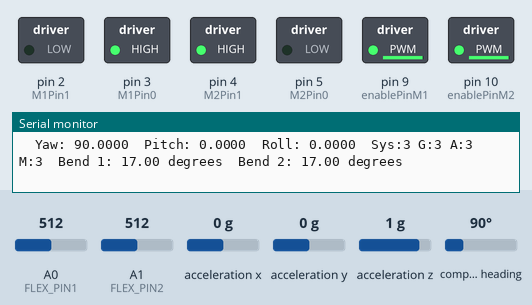
A sketch run on a simulated Arduino Uno, built with avr-gcc and run on an emulated ATmega328P. Shown: switched loads named in the sketch (green lamp = pin HIGH), the last lines printed to the serial monitor. Inputs (shaded band) come from the test bench; at power-on: acceleration y 0 g, compass heading 90°, A0 (FLEX_PIN1) = 512, A1 (FLEX_PIN2) = 512, acceleration x 0 g, acceleration z 1 g.

Above: at 2.8 s.
2.9 s: acceleration y set to -1.4 g
At 4.1 s:
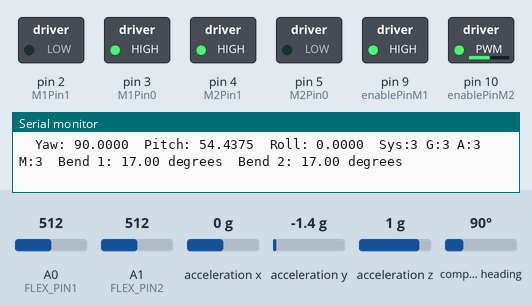
4.4 s: compass heading set to 11°
At 5.7 s:
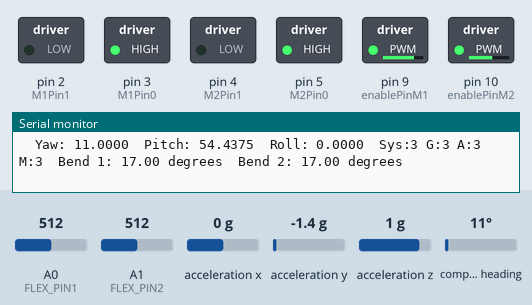
6.0 s: compass heading set to 8°
At 7.3 s:
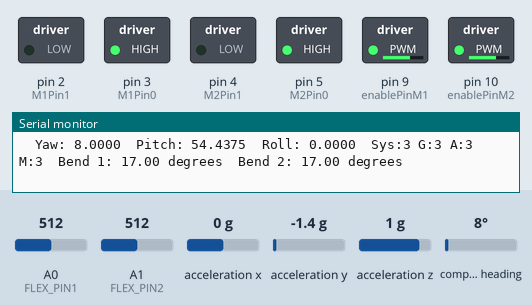
7.6 s: A0 (FLEX_PIN1) set to 430
10.6 s: A0 (FLEX_PIN1) set to 414
At 11.0 s:
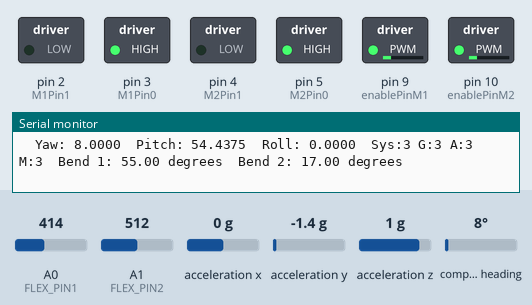
12.1 s: A1 (FLEX_PIN2) set to 545
Timing chart, 0 to 15.1 s (numbered marks = the images above; inputs shaded):
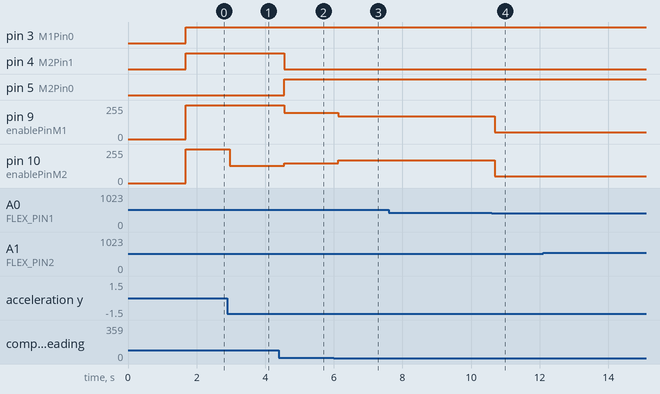

The sketch:

TankDriveBNO055.ino
```cpp
/*
 * Irene Terpstra
 * Team Handroid 
 * 7/21/17 
 * Code for 2-4 wheel tank drive with BNO055 + flex sensors 
 */

#include <Wire.h>
#include <Adafruit_Sensor.h>
#include <Adafruit_BNO055.h>
#include <utility/imumaths.h>

const int FLEX_PIN1 = A0; // Pin connected to voltage divider output
const int FLEX_PIN2 = A1; // Pin connected to voltage divider output
// Measure the voltage at 5V and the actual resistance of your
// 47k resistor, and enter them below:
const float VCC = 4.98; // Measured voltage of Ardunio 5V line
const float R_DIV = 47500.0; // Measured resistance of 3.3k resistor
const float STRAIGHT_RESISTANCE = 37300.0; // resistance when straight
const float BEND_RESISTANCE = 90000.0; // resistance at 90 deg
int minBend = -20;
int maxBend = 95;

int M1Pin1 = 2;    // H-bridge leg 1 (pin 2, 1A)
int M1Pin0 = 3;    // H-bridge leg 1 (pin 2, 1A)
int M2Pin1 = 4;
int M2Pin0 = 5;
int enablePinM1 = 9;    // H-bridge enable pin
int enablePinM2 = 10;    // H-bridge enable pin

double r = 0; // roll
double p = 0; // pitch
double y = 0; // yaw / spin

double BX;
double BY;
double BZ;

int LM = 0;
int RM = 0;

int BNO055_SAMPLERATE_DELAY_MS = 100;

Adafruit_BNO055 bno = Adafruit_BNO055(55);

/**************************************************************************/
/*
    Displays some basic information on this sensor from the unified
    sensor API sensor_t type (see Adafruit_Sensor for more information)
*/
/**************************************************************************/
void displaySensorDetails(void)
{
  sensor_t sensor;
  bno.getSensor(&sensor);
  Serial.println("------------------------------------");
  Serial.print  ("Sensor:       "); Serial.println(sensor.name);
  Serial.print  ("Driver Ver:   "); Serial.println(sensor.version);
  Serial.print  ("Unique ID:    "); Serial.println(sensor.sensor_id);
  Serial.print  ("Max Value:    "); Serial.print(sensor.max_value); Serial.println(" xxx");
  Serial.print  ("Min Value:    "); Serial.print(sensor.min_value); Serial.println(" xxx");
  Serial.print  ("Resolution:   "); Serial.print(sensor.resolution); Serial.println(" xxx");
  Serial.println("------------------------------------");
  Serial.println("");
  delay(500);
}

/**************************************************************************/
/*
    Display sensor calibration status
*/
/**************************************************************************/
void displayCalStatus(void)
{
  /* Get the four calibration values (0..3) Any sensor data reporting 0 should be ignored, 3 means 'fully calibrated" */
  uint8_t system, gyro, accel, mag;
  system = gyro = accel = mag = 0;
  bno.getCalibration(&system, &gyro, &accel, &mag);

  /* The data should be ignored until the system calibration is > 0 */
  Serial.print("\t");
  if (!system)
  {
    Serial.print("! ");
  }

  /* Display the individual values */
  Serial.print("Sys:");
  Serial.print(system, DEC);
  Serial.print(" G:");
  Serial.print(gyro, DEC);
  Serial.print(" A:");
  Serial.print(accel, DEC);
  Serial.print(" M:");
  Serial.print(mag, DEC);
}

/*  Convert yaw, pitch, and roll into [-100,100] r, p, and y values*/
int convertToPower(double input){
  int output = 0;
  if (input <= 45 || input >= -45){
    if (input >= 10){
      output = map(input, 0, 45, 0, 50); // ((roll - 10) / 90); // o => [0,50]
    } else if (input <= -10){
      output = map(input, -45, 0, -50, 0); // ((roll + 10) / 90); // o => [-50,0]
    }
  } else {
    if (input > 0){
      output = 50;
    } else {
      output = -50;
    }
  }

  return output;
}

/* Motpr power function*/
void motorWrapper(int motorPower, int motor, int pin1, int pin0){
  int power;
  if (motorPower >= 0){
    power = map (motorPower, 0, 101, 50, 255); //(motorPower / 2) * 255; //Divide motor power by range of expected input (in this case it is [-100, 100])
    analogWrite(motor, power);
    //direction = 1; (forward)
      digitalWrite(pin1, LOW);
      digitalWrite(pin0, HIGH);

  } else{
    power =  map(-motorPower, 0, 101, 50, 255); //(-motorPower) * 255; //Divide motor power by range of expected input (in this case it is [-100, 100])
    analogWrite(motor, power);
    //direction = 0; (backward)
      digitalWrite(pin1, HIGH);
      digitalWrite(pin0, LOW);
  }
}

void setup(void)
{
  Serial.begin(9600);
  Serial.println("Orientation Sensor Test"); Serial.println("");

  /* Initialise the sensor */
  if(!bno.begin())
  {
    Serial.print("Ooops, no BNO055 detected ... Check your wiring or I2C ADDR!");
    while(1);
  }

  delay(1000);

  /* Display some basic information on this sensor */
  displaySensorDetails();

  bno.setExtCrystalUse(true);

  pinMode(FLEX_PIN1, INPUT);
  pinMode(FLEX_PIN2, INPUT);

  pinMode(M1Pin1, OUTPUT);
  pinMode(M1Pin0, OUTPUT);
  pinMode(M2Pin1, OUTPUT);
  pinMode(M2Pin0, OUTPUT);
  pinMode(enablePinM1, OUTPUT);
  pinMode(enablePinM2, OUTPUT);

}

void loop(void) {
  sensors_event_t event;
  bno.getEvent(&event);

  if(event.orientation.x <= 180){
    BX = event.orientation.x;
  } else {
    BX = event.orientation.x - 360;
  }
  BZ = event.orientation.z;
  BY = event.orientation.y;

  /* Display the floating point data */
//  Serial.print("X: ");
//  Serial.print(event.orientation.x, 4); // yaw / spin [0,360]
//  Serial.print("\tY: ");
//  Serial.print(event.orientation.y, 4); // pitch [-180,180]
//  Serial.print("\tZ: ");
//  Serial.print(event.orientation.z, 4); // roll [-180,180]

  Serial.print("\tYaw: ");
  Serial.print(BX, 4); // yaw / spin [0,360]
  Serial.print("\tPitch: ");
  Serial.print(BZ, 4); // pitch [-180,180]
  Serial.print("\tRoll: ");
  Serial.print(BY, 4); // roll [-180,180]
  displayCalStatus();

  int flexADC1 = analogRead(FLEX_PIN1);
  float flexV1 = flexADC1 * VCC / 1023.0;
  float flexR1 = R_DIV * (VCC / flexV1 - 1.0);
  //Serial.print("\tResistance 1: " + String(flexR1) + " ohms\t");

  // Use the calculated resistance to estimate the sensor's bend angle:
  float angle1 = map(flexR1, STRAIGHT_RESISTANCE, BEND_RESISTANCE, 0, 90.0);
  Serial.print("\tBend 1: " + String(angle1) + " degrees");

  int flexADC2 = analogRead(FLEX_PIN2);
  float flexV2 = flexADC2 * VCC / 1023.0;
  float flexR2 = R_DIV * (VCC / flexV2 - 1.0);
  //Serial.print("Resistance 2: " + String(flexR2) + " ohms\t");

  // Use the calculated resistance to estimate the sensor's bend angle:
  float angle2 = map(flexR2, STRAIGHT_RESISTANCE, BEND_RESISTANCE, 0, 90.0);
  Serial.print("\tBend 2: " + String(angle2) + " degrees");

  /* New line for  next sample */
  Serial.println("");

  y = convertToPower(BX);
  p = convertToPower(BZ);
  r = convertToPower(BY);

  if (angle1 <= 50){
    LM = p + y;
    RM = p - y;
  } else {
    LM = 0;
    RM = 0;
  }

  motorWrapper(LM, enablePinM1, M1Pin1, M1Pin0);
  motorWrapper(RM, enablePinM2, M2Pin1, M2Pin0);
  //delay(1000);

  /* Wait the specified delay before requesting nex data */
  delay(BNO055_SAMPLERATE_DELAY_MS);
}
```

Measured:
- the behaviour switches between 424 and 423 on A0 (FLEX_PIN1) (found by bisection; images 3 and 4)
- after the input at 2.9 s, pin 9 (enablePinM1): 252/255 → 255/255 after 0.07 s; pin 10 (enablePinM2): 252/255 → 131/255 after 0.07 s
- after the input at 4.4 s, pin 4 (M2Pin1): HIGH → LOW after 0.15 s; pin 5 (M2Pin0): LOW → HIGH after 0.15 s; pin 9 (enablePinM1): 255/255 → 196/255 after 0.15 s; pin 10 (enablePinM2): 131/255 → 147/255 after 0.15 s
- after the input at 6.0 s, pin 9 (enablePinM1): 196/255 → 171/255 after 0.13 s; pin 10 (enablePinM2): 147/255 → 171/255 after 0.13 s
- after the input at 10.6 s, pin 9 (enablePinM1), pin 10 (enablePinM2): 171/255 → 50/255 after 0.09 s
